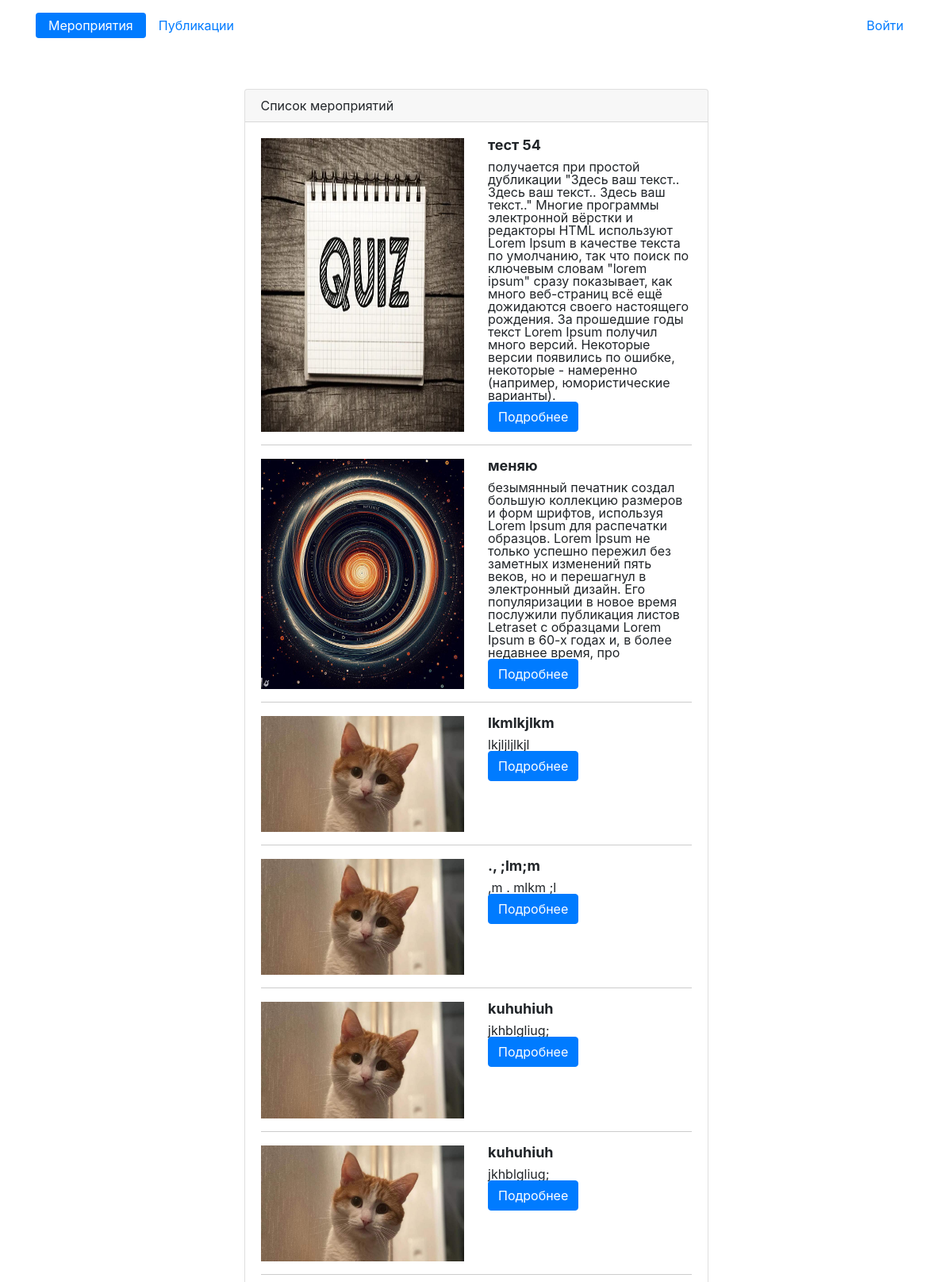
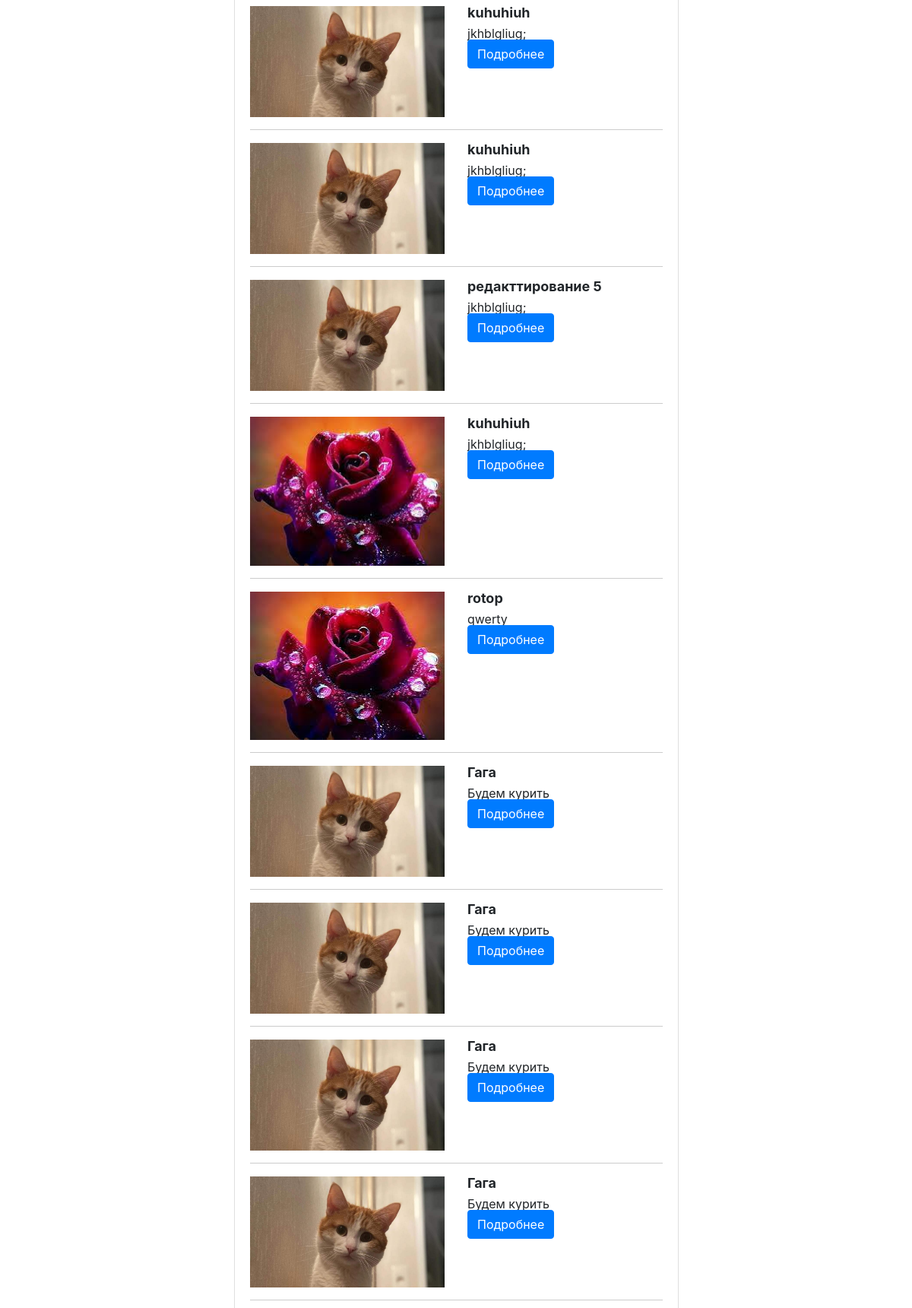
The page / (upper part) on the database its author committed (2 pictures, top to bottom).
### main/models.py (models this page shows, shortened)
class Event(models.Model):
    title = models.CharField(max_length=255, null=True, blank=True)
    description = models.TextField(null=True, blank=True)
    max_eventers = models.IntegerField(default=100)
    location = models.CharField(max_length=255, null=True, blank=True)
    date_event = models.DateTimeField(null=True, blank=True)
    event_type = models.ForeignKey('EventType', on_delete=models.CASCADE)
    education_level = models.ForeignKey('EducationLevel', on_delete=models.CASCADE)
    responsible = models.ForeignKey('CustomUser', null=True, blank=True, on_delete=models.CASCADE)
    image = models.ImageField(upload_to='images', null=True, blank=True)

### main/views.py (the view)
# urls.py: path('', MainView.as_view(), name='main'),
class MainView(ListView):
    model = Event
    paginate_by = 20
    template_name = 'index.html'
    ordering = ['-id']
    def get_context_data(self, **kwargs):
        context = super().get_context_data(**kwargs)
        context['active'] =  {'event': 'active'}
        context['user_is_staff'] = self.request.user.is_staff
        return context
    def get(self, request: HttpRequest, *args: Any, **kwargs: Any) -> HttpResponse:
        return super().get(request, *args, **kwargs)

### main/templates/index.html (shortened to what this page needs)
{% extends 'base.html' %}
{% load static %}
{% block content %}
<div class="card">
    <div class="card-header">
        Список мероприятий
    </div>
    <div class="card-body">
        <ul class="list-group">
            {% for object in object_list %}
            <li class="row">
                <div class="col">
                    <img src="{{object.image}}" alt="">
                </div>
                <div class="col-6">
                    <div class='title_event'>{{ object.title }}</div>
                    <div>{{ object.description }}</div>
                    <div>
                        <a class="btn btn-primary ms-auto" aria-current="page" href="{% url 'detail_event' object.id %}">Подробнее</a>
                    </div>
                </div>
            </li>
            <hr/>
            {% empty %}
            <li>Список мероприятий пуст.</li>
            {% endfor %}
        </ul>
    </div>
</div>
{% endblock %}

### main/static/css/null.css (style rules this page uses)
html, body, div, span, object, iframe, h1, h2, h3, h4, h5, h6, p, blockquote, pre, abbr, address, cite, code, del, dfn, em, img, ins, kbd, q, samp, small, strong, sub, sup, var, b, i, dl, dt, dd, ol, ul, li, fieldset, form, label, legend, table, caption, tbody, tfoot, thead, tr, th, td, article, aside, canvas, details, figcaption, figure, footer, header, hgroup, menu, nav, section, summary, time, mark, audio, video { margin:0; padding:0; border:0; outline:0; font-size:100%; vertical-align:baseline; background:transparent; }
body { line-height:1; }
a { margin:0; padding:0; font-size:100%; vertical-align:baseline; background:transparent; }
hr { display:block; height:1px; border:0; border-top:1px solid #cccccc; margin:1em 0; padding:0; }
ul, ol, li { list-style: none; }
img { height: 100%; width: 100%; }

### main/static/css/style.css (style rules this page uses)
.title_event { font-size: 18px; margin-bottom: 10px; font-weight: bold; }

### rows shown on the page
Event: image (picture), title "тест 54", description "получается при простой дубликации \"Здесь ваш текст.. Здесь ваш текст.. Здесь ваш текст..\" Многие программы электронной вёрстки и редакторы HTML используют Lorem Ipsum в качестве текста по умолчанию, так что поиск по ключевым словам \"lorem ipsum\" сразу показывает, как много веб-страниц всё ещё дожидаются своего настоящего рождения. За прошедшие годы текст Lorem Ipsum получил много версий. Некоторые версии появились по ошибке, некоторые - намеренно (например, юмористические варианты)."
Event: image (picture), title "меняю", description "безымянный печатник создал большую коллекцию размеров и форм шрифтов, используя Lorem Ipsum для распечатки образцов. Lorem Ipsum не только успешно пережил без заметных изменений пять веков, но и перешагнул в электронный дизайн. Его популяризации в новое время послужили публикация листов Letraset с образцами Lorem Ipsum в 60-х годах и, в более недавнее время, про"
Event: image (picture), title "lkmlkjlkm", description "lkjljljlkjl"
Event: image (picture), title "., ;lm;m", description ",m . mlkm ;l"
Event: image (picture), title "kuhuhiuh", description "jkhblgliug;"
Event: image (picture), title "kuhuhiuh", description "jkhblgliug;"
Event: image (picture), title "kuhuhiuh", description "jkhblgliug;"
Event: image (picture), title "kuhuhiuh", description "jkhblgliug;"
Event: image (picture), title "редакттирование 5", description "jkhblgliug;"
Event: image (picture), title "kuhuhiuh", description "jkhblgliug;"
Event: image (picture), title "rotop", description "qwerty"
Event: image (picture), title "Гага", description "Будем курить"
Event: image (picture), title "Гага", description "Будем курить"
Event: image (picture), title "Гага", description "Будем курить"
Event: image (picture), title "Гага", description "Будем курить"
